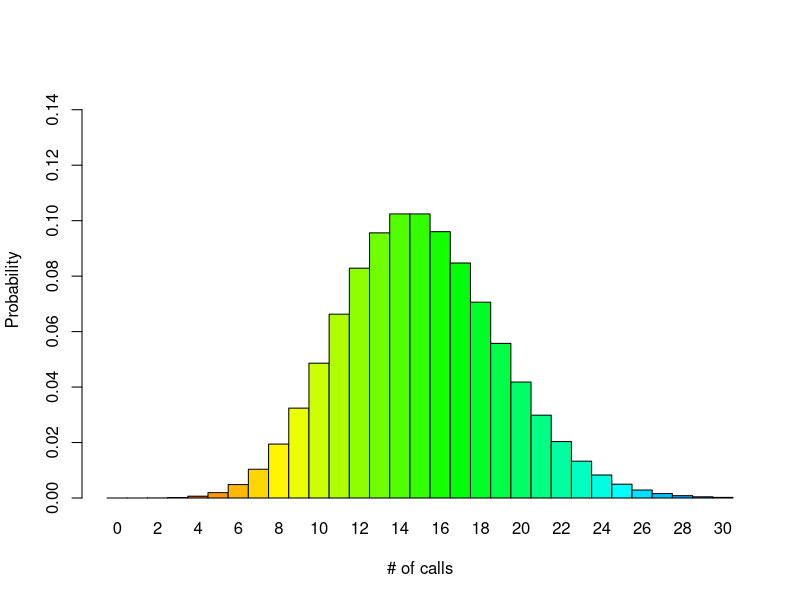
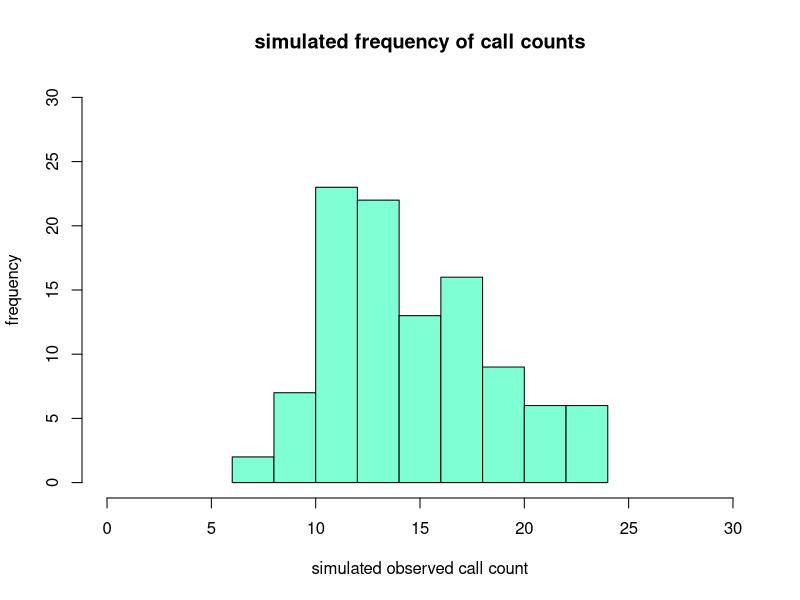

These charts were generated, in order, by the following R code:
## ---- chunk 1
ppois(16, lambda=12)   # lower tail 
#[1] 0.89871
#Hence the probability of having seventeen or more cars crossing the bridge in a minute is in the upper tail of the probability density function.

ppois(16, lambda=12, lower=FALSE)   # upper tail 
#[1] 0.10129
#Answer: If there are twelve cars crossing a bridge per minute on average, the probability of having seventeen or more cars crossing the bridge in a particular minute is 10.1%.
## ---- chunk 2
round(ppois(8, lambda=15, lower.tail=FALSE), 3)
## ---- chunk 3
round(ppois(0, lambda=15),7)
## ---- chunk 4
round(dpois(3, lambda=15),5) #dpois is exact while ppois is with tail
## ---- chunk 5
barplot(dpois(x=0:30, lambda=15), ylim=c(0,0.15), space=0, names.arg=0:30, ylab="Probability", xlab="# of calls", col=rainbow(50))
## ---- chunk 6
sim<-rpois(n=104, lambda=15)
hist(sim, ylim=c(0,30), xlim=c(0,30), ylab="frequency", xlab="simulated observed call count", main="simulated frequency of call counts", col="aquamarine") 
